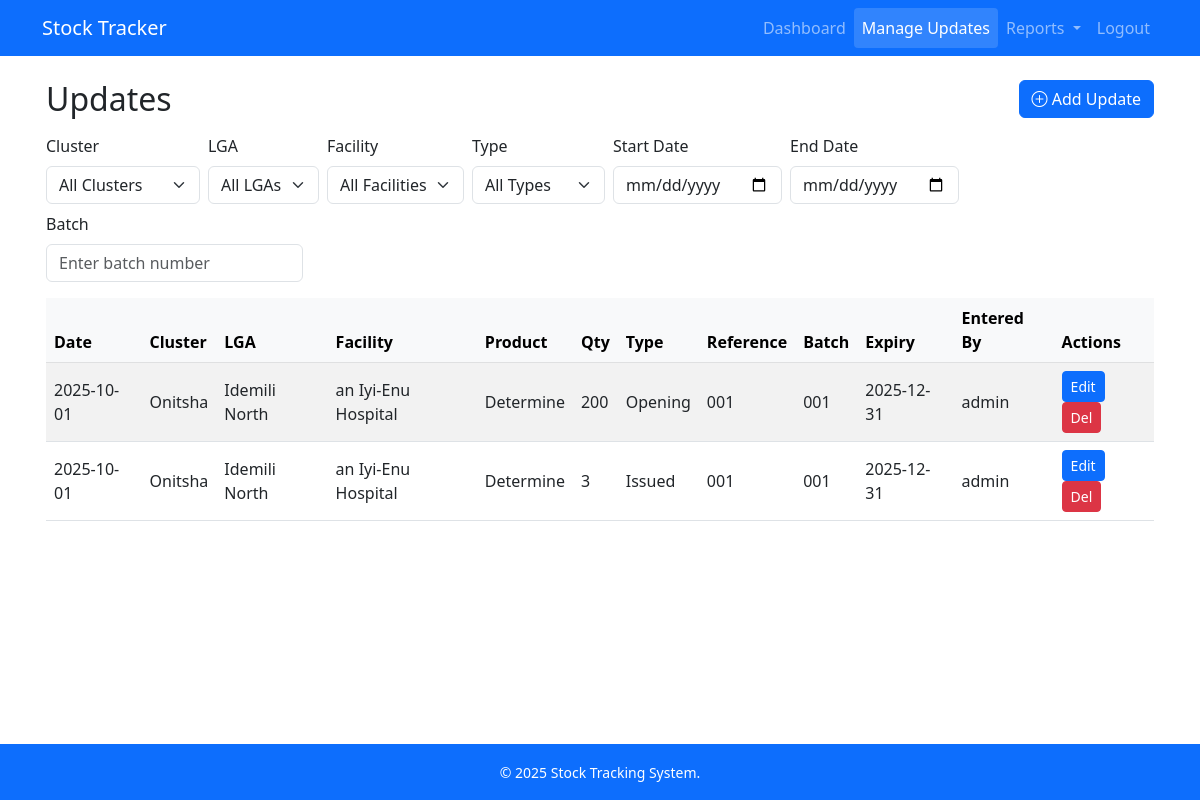
The app's page /transactions (signed in) with its own data.
### models.py (models this page shows, shortened)
class StockTransaction(db.Model):
    id = db.Column(db.Integer, primary_key=True)
    facility_id = db.Column(db.Integer, db.ForeignKey('facility.id'), nullable=False)  # source facility
    product_id = db.Column(db.Integer, db.ForeignKey('product.id'), nullable=False)
    date = db.Column(db.Date, nullable=False, default=datetime.utcnow)
    quantity = db.Column(db.Integer, nullable=False)
    transaction_type = db.Column(db.String(20), nullable=False)
    reference_number = db.Column(db.String(50))
    batch_number = db.Column(db.String(50), nullable=True)
    expiry_date = db.Column(db.Date, nullable=True)
    entered_by = db.Column(db.String(120), nullable=True)
    created_at = db.Column(db.DateTime, default=datetime.utcnow)
    is_transfer_destination = db.Column(db.Boolean, default=False)
    destination_facility_id = db.Column(db.Integer, db.ForeignKey('facility.id'), nullable=True)
    comments = db.Column(db.Text)
    source_facility_id = db.Column(db.Integer, db.ForeignKey('facility.id'), nullable=True)
    facility = db.relationship(   # ✅ source facility
        'Facility',
        foreign_keys=[facility_id],
        backref='transactions_out'
    )
    destination_facility = db.relationship(
        'Facility',
        foreign_keys=[destination_facility_id],
        backref='transactions_in'
    )
    source_facility = db.relationship(  # ✅ new relationship for Transfer-In source
        'Facility',
        foreign_keys=[source_facility_id],
        backref='transactions_source'
    )

class Cluster(db.Model):
    id = db.Column(db.Integer, primary_key=True)
    name = db.Column(db.String(100), unique=True, nullable=False)
    lgas = db.relationship('LGA', backref='cluster', lazy=True)

class LGA(db.Model):
    id = db.Column(db.Integer, primary_key=True)
    name = db.Column(db.String(100), nullable=False)
    cluster_id = db.Column(db.Integer, db.ForeignKey('cluster.id'), nullable=False)
    facilities = db.relationship('Facility', backref='lga', lazy=True)

class Facility(db.Model):
    id = db.Column(db.Integer, primary_key=True)
    name = db.Column(db.String(150), nullable=False)
    lga_id = db.Column(db.Integer, db.ForeignKey('lga.id'), nullable=False)
    newdpt_orgunitid = db.Column(db.String(100), nullable=True)
    facility_products = db.relationship('FacilityProduct', backref='facility', lazy=True)

class Product(db.Model):
    id = db.Column(db.Integer, primary_key=True)
    name = db.Column(db.String(120), nullable=False)
    unit = db.Column(db.String(30))
    facility_products = db.relationship('FacilityProduct', backref='product', lazy=True)
    transactions = db.relationship('StockTransaction', backref='product', lazy=True)

### app.py (the view)
@app.route('/transactions')
@restrict_scope
def transactions():
    from datetime import datetime
    from sqlalchemy.orm import aliased
    FacilityDest = aliased(Facility)
    FacilitySource = aliased(Facility)
    start_date = request.args.get('start_date')
    end_date = request.args.get('end_date')
    transaction_types = ['Received', 'Opening', 'Transfer-In','Issued', 'Lost', 'Damaged', 'Expired', 'Transfer','Adjusted']
    selected_transaction_type = request.args.get("transaction_type", "")
    batch_number = request.args.get('batch_number', '').strip()
    query = db.session.query(
        StockTransaction.id,
        StockTransaction.date,
        StockTransaction.quantity,
        StockTransaction.transaction_type,
        StockTransaction.reference_number,
        StockTransaction.batch_number,
        StockTransaction.expiry_date,
        StockTransaction.entered_by,
        Facility.id.label('facility_id'),
        Facility.name.label('facility'),
        FacilityDest.id.label('destination_facility_id'),
        FacilityDest.name.label('destination_facility'),
        FacilitySource.id.label('source_facility_id'),
        FacilitySource.name.label('source_facility'),
        LGA.id.label('lga_id'),
        LGA.name.label('lga'),
        Cluster.id.label('cluster_id'),
        Cluster.name.label('cluster'),
        Product.name.label('product')
    ).join(Facility, StockTransaction.facility_id == Facility.id) \
     .outerjoin(FacilityDest, StockTransaction.destination_facility_id == FacilityDest.id) \
     .outerjoin(FacilitySource, StockTransaction.source_facility_id == FacilitySource.id) \
     .join(LGA, Facility.lga_id == LGA.id) \
     .join(Cluster, LGA.cluster_id == Cluster.id) \
     .join(Product, StockTransaction.product_id == Product.id) \
     .filter(
         (g.cluster_id is None or LGA.cluster_id == g.cluster_id),
         (g.lga_id is None or Facility.lga_id == g.lga_id),
         (g.facility_id is None or StockTransaction.facility_id == g.facility_id)
     )
    if batch_number:
        query = query.filter(StockTransaction.batch_number.ilike(f"%{batch_number}%"))
    if selected_transaction_type:
        query = query.filter(StockTransaction.transaction_type == selected_transaction_type)
    if start_date:
        try:
            start = datetime.strptime(start_date, "%Y-%m-%d").date()
            query = query.filter(StockTransaction.date >= start)
        except ValueError:
            pass
    if end_date:
        try:
            end = datetime.strptime(end_date, "%Y-%m-%d").date()
            query = query.filter(StockTransaction.date <= end)
        except ValueError:
            pass
    transactions = query.order_by(StockTransaction.date.desc()).all()
    clusters, lgas, facilities = get_dropdowns(g.cluster_id, g.lga_id, g.facility_id)
    return render_template(
        'transactions.html',
        transactions=transactions,
        clusters=clusters,
        lgas=lgas,
        facilities=facilities,
        selected_cluster=g.cluster_id,
        selected_lga=g.lga_id,
        selected_facility=g.facility_id,
        transaction_types=transaction_types,
        selected_transaction_type=selected_transaction_type,
        start_date=start_date,
        end_date=end_date,
        batch_number=batch_number
    )

### app.py (called while the page is built)
@login_manager.user_loader
def load_user(user_id):
    return User.query.get(int(user_id))

### auth/scope_utils.py (called while the page is built, shortened)
def get_user_scope_filters(cluster_id=None, lga_id=None, facility_id=None):
    if current_user.role in ['super', 'admin']:
        return cluster_id, lga_id, facility_id

def restrict_scope(f):
    @wraps(f)
    def wrapper(*args, **kwargs):
        cluster_id = request.args.get("cluster", type=int)
        lga_id = request.args.get("lga", type=int)
        facility_id = request.args.get("facility", type=int)
        g.cluster_id, g.lga_id, g.facility_id = get_user_scope_filters(
            cluster_id, lga_id, facility_id
        )
        return f(*args, **kwargs)
    return wrapper

### templates/transactions.html (shortened to what this page needs)
{% extends "base.html" %}
{% block content %}
<div class="d-flex justify-content-between align-items-center mb-3">
  <h2 class="mb-0">Updates</h2>
  <a href="{{ url_for('add_transaction') }}" class="btn btn-primary">
    <i class="bi bi-plus-circle"></i> Add Update
  </a>
</div>
<form method="get" class="row g-2 mb-3" id="filtersForm">
  <div class="col-lg-auto">
    <label class="form-label">Cluster</label>
    <select name="cluster" class="form-select" onchange="document.getElementById('filtersForm').submit()">
      <option value="">All Clusters</option>
    </select>
  </div>
  <div class="col-lg-auto">
    <label class="form-label">LGA</label>
    <select name="lga" class="form-select" onchange="document.getElementById('filtersForm').submit()">
      <option value="">All LGAs</option>
    </select>
  </div>
  <div class="col-lg-auto">
    <label class="form-label">Facility</label>
    <select name="facility" class="form-select" onchange="document.getElementById('filtersForm').submit()">
      <option value="">All Facilities</option>
    </select>
  </div>
  <div class="col-lg-auto">
    <label class="form-label">Type</label>
    <select name="transaction_type" class="form-select" onchange="document.getElementById('filtersForm').submit()">
      <option value="">All Types</option>
    </select>
  </div>
  <div class="col-lg-auto">
    <label class="form-label">Start Date</label>
    <input
      type="date"
      name="start_date"
      class="form-control"
      value="{{ request.args.get('start_date', '') }}"
      onchange="document.getElementById('filtersForm').submit()"
    >
  </div>
  <div class="col-lg-auto">
    <label class="form-label">End Date</label>
    <input
      type="date"
      name="end_date"
      class="form-control"
      value="{{ request.args.get('end_date', '') }}"
      onchange="document.getElementById('filtersForm').submit()"
    >
  </div>
  <div class="col-lg-auto">
    <label class="form-label">Batch</label>
    <input
      type="text"
      name="batch_number"
      class="form-control"
      placeholder="Enter batch number"
      value="{{ request.args.get('batch_number', '') }}"
      onchange="document.getElementById('filtersForm').submit()"
    >
  </div>
</form>
<div class="table-responsive">
<table class="table table-striped align-middle">
  <thead class="table-light">
    <tr>
      <th>Date</th>
      <th>Cluster</th>
      <th>LGA</th>
      <th>Facility</th>
      <th>Product</th>
      <th>Qty</th>
      <th>Type</th>
      <th>Reference</th>
      <th>Batch</th>
      <th>Expiry</th>
      <th>Entered By</th>
      <th>Actions</th>
    </tr>
  </thead>
  <tbody>
    {% for tx in transactions %}
    <tr>
      <td>{{ tx.date }}</td>
      <td>{{ tx.cluster }}</td>
      <td>{{ tx.lga }}</td>
      <td>
        {% if tx.transaction_type == "Transfer" %}
          {{ tx.facility }} → {{ tx.destination_facility or "N/A" }}
        {% elif tx.transaction_type == "Transfer-In" %}
          {{ tx.facility }} ← {{ tx.source_facility or "N/A" }}
        {% else %}
          {{ tx.facility }}
        {% endif %}
      </td>
      <td>{{ tx.product }}</td>
      <td>{{ tx.quantity }}</td>
      <td>{{ tx.transaction_type }}</td>
      <td>{{ tx.reference_number }}</td>
      <td>{{ tx.batch_number }}</td>
      <td>{{ tx.expiry_date }}</td>
      <td>{{ tx.entered_by }}</td>
      <td>
        {% if tx.transaction_type != 'Transfer-In' or current_user.role == 'super' %}
            <a href="{{ url_for('edit_transaction', id=tx.id) }}" class="btn btn-sm btn-primary">Edit</a>
            <form action="{{ url_for('delete_transaction', id=tx.id) }}" method="post" style="display:inline;"
                  onsubmit="return confirm('Are you sure?');">
              <button type="submit" class="btn btn-sm btn-danger">Del</button>
            </form>
        {% endif %}
      </td>
    </tr>
    {% endfor %}
  </tbody>
</table>
</div>
{% endblock %}

### records on screen
StockTransaction: date "2025-10-01", cluster "Onitsha", lga "Idemili North", facility "an Iyi-Enu Hospital", product "Determine", quantity "200", transaction_type "Opening", reference_number "001", batch_number "001", expiry_date "2025-12-31", entered_by "admin"
StockTransaction: date "2025-10-01", cluster "Onitsha", lga "Idemili North", facility "an Iyi-Enu Hospital", product "Determine", quantity "3", transaction_type "Issued", reference_number "001", batch_number "001", expiry_date "2025-12-31", entered_by "admin"

### other values on screen
{{ current_year or 2025 }} "2025"
